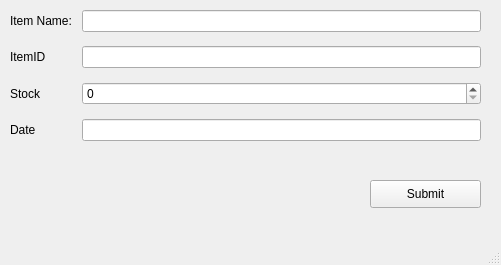
<?xml version="1.0" encoding="UTF-8"?>
<ui version="4.0">
 <class>MainWindow</class>
 <widget class="QMainWindow" name="MainWindow">
  <property name="geometry">
   <rect>
    <x>0</x>
    <y>0</y>
    <width>501</width>
    <height>265</height>
   </rect>
  </property>
  <property name="windowTitle">
   <string>Update Inventory</string>
  </property>
  <widget class="QWidget" name="centralwidget">
   <widget class="QWidget" name="formLayoutWidget">
    <property name="geometry">
     <rect>
      <x>10</x>
      <y>10</y>
      <width>471</width>
      <height>151</height>
     </rect>
    </property>
    <layout class="QFormLayout" name="formLayout">
     <property name="verticalSpacing">
      <number>14</number>
     </property>
     <item row="0" column="0">
      <widget class="QLabel" name="label">
       <property name="text">
        <string>Item Name: </string>
       </property>
      </widget>
     </item>
     <item row="0" column="1">
      <widget class="QLineEdit" name="lineEdit"/>
     </item>
     <item row="1" column="0">
      <widget class="QLabel" name="label_2">
       <property name="text">
        <string>ItemID</string>
       </property>
      </widget>
     </item>
     <item row="1" column="1">
      <widget class="QLineEdit" name="lineEdit_2"/>
     </item>
     <item row="2" column="0">
      <widget class="QLabel" name="label_3">
       <property name="text">
        <string>Stock</string>
       </property>
      </widget>
     </item>
     <item row="2" column="1">
      <widget class="QSpinBox" name="spinBox"/>
     </item>
     <item row="3" column="0">
      <widget class="QLabel" name="label_4">
       <property name="text">
        <string>Date</string>
       </property>
      </widget>
     </item>
     <item row="3" column="1">
      <widget class="QLineEdit" name="lineEdit_3"/>
     </item>
    </layout>
   </widget>
   <widget class="QPushButton" name="pushButton">
    <property name="geometry">
     <rect>
      <x>370</x>
      <y>180</y>
      <width>111</width>
      <height>28</height>
     </rect>
    </property>
    <property name="text">
     <string>Submit</string>
    </property>
   </widget>
  </widget>
  <widget class="QMenuBar" name="menubar">
   <property name="geometry">
    <rect>
     <x>0</x>
     <y>0</y>
     <width>501</width>
     <height>26</height>
    </rect>
   </property>
  </widget>
  <widget class="QStatusBar" name="statusbar"/>
 </widget>
 <resources/>
 <connections/>
</ui>
